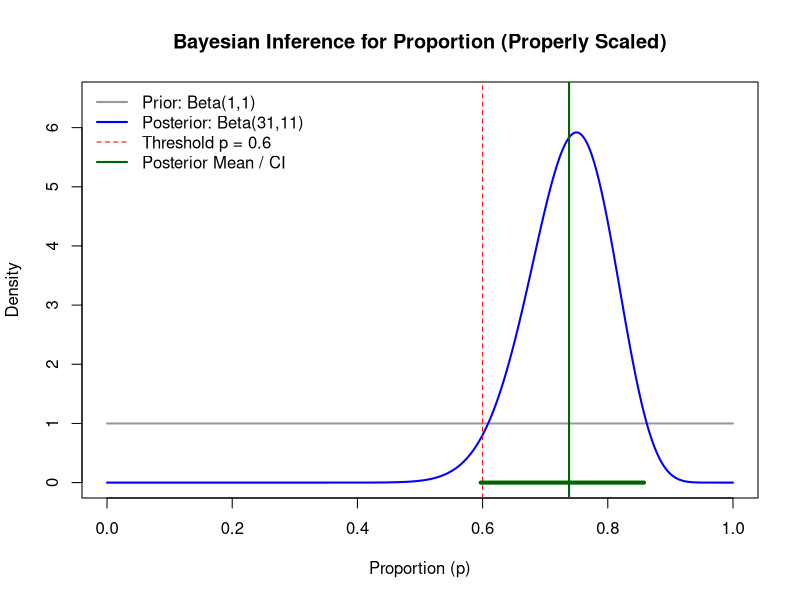

Here is the R script that generated this plot:
## ---- chunk 1

# Parameters of the prior (Uniform)
alpha_prior <- 1
beta_prior  <- 1

# Observed data
n <- 40
k <- 30

# Posterior parameters
alpha_post <- alpha_prior + k
beta_post  <- beta_prior + n - k

# Define grid for p
p_seq <- seq(0, 1, length.out = 1000)

# Compute densities
prior_density <- dbeta(p_seq, alpha_prior, beta_prior)
posterior_density <- dbeta(p_seq, alpha_post, beta_post)

# Compute summary stats
posterior_mean <- alpha_post / (alpha_post + beta_post)
posterior_mode <- (alpha_post - 1) / (alpha_post + beta_post - 2)
credible_interval <- qbeta(c(0.025, 0.975), alpha_post, beta_post)
prob_greater_0.6 <- 1 - pbeta(0.6, alpha_post, beta_post)

# Display numeric summaries
cat("Posterior Mean:", round(posterior_mean, 3), "\n")
cat("Posterior Mode:", round(posterior_mode, 3), "\n")
cat("95% Credible Interval: [", round(credible_interval[1], 3), ",", 
    round(credible_interval[2], 3), "]\n")
cat("P(p > 0.6) =", round(prob_greater_0.6, 4), "\n")

# Set y-axis range to fit both distributions
y_max <- max(c(prior_density, posterior_density)) * 1.1

# Plot both distributions with adaptive scaling
plot(p_seq, prior_density, type = "l", lwd = 2, col = "gray60",
     main = "Bayesian Inference for Proportion (Properly Scaled)",
     ylab = "Density", xlab = "Proportion (p)",
     ylim = c(0, y_max))
lines(p_seq, posterior_density, col = "blue", lwd = 2)
abline(v = 0.6, col = "red", lty = 2)

# Annotate posterior mean and CI
abline(v = posterior_mean, col = "darkgreen", lwd = 2)
segments(credible_interval[1], 0, credible_interval[2], 0, lwd = 4, col = "darkgreen")

legend("topleft",
       legend = c("Prior: Beta(1,1)", "Posterior: Beta(31,11)", "Threshold p = 0.6", "Posterior Mean / CI"),
       col = c("gray60", "blue", "red", "darkgreen"),
       lwd = c(2, 2, 1, 2),
       lty = c(1, 1, 2, 1),
       bty = "n")
